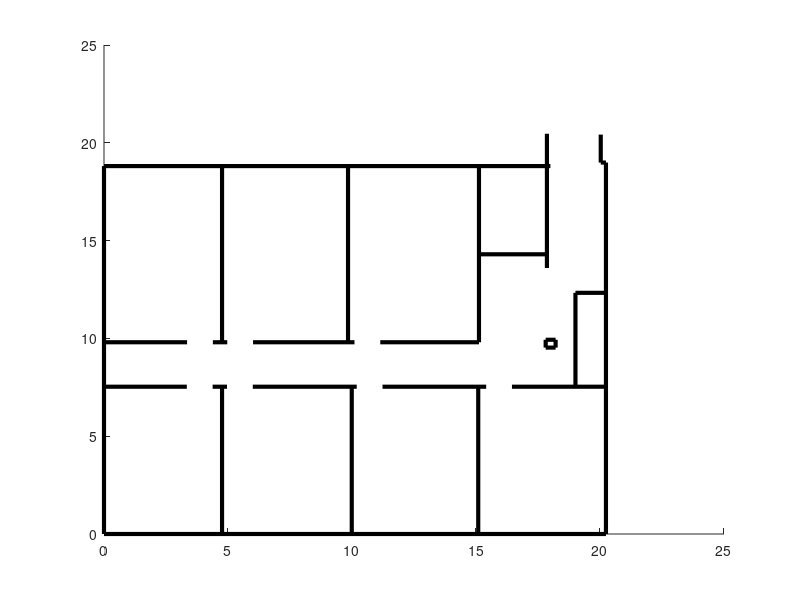

Recreate this plot in MATLAB.
function plotKroki
     X= [[8.67 8.67];
        [8.67 8.88];
        [8.88 8.88];
        [8.88 -11.36];
        [-11.36 -11.36];
        [-11.36 -8.02];
        [-6.98 -6.4];
        [-5.36 -1.17];
        [-0.13 4.05];
        [5.09 8.88];
        [7.65 7.65];
        [7.65 8.88];    
        [-1.37 -1.37];
        [3.73 3.73];
        [-11.36 6.64];
        [6.5 6.5];
        [3.76 6.5];
        [-0.22 3.76];
        [-5.35 -1.26];
        [-6.97 -6.39];
        [-11.36 -8.01];
        [-6.6 -6.6];
        [-1.52 -1.52];
        [3.76 3.76];
        [-6.6 -6.6];
        [6.45 6.85];
        [6.85 6.85];
        [6.85 6.45];
        [6.45 6.45]];

    Y= [[11.46 12.89];
        [11.46 11.46];
        [11.46 -7.53];
        [-7.53 -7.53];
        [-7.53 11.28];
        [0 0];
        [0 0];
        [0 0];
        [0 0];
        [0 0];
        [0 4.80];
        [4.80 4.80];    
        [0 -7.53];
        [0 -7.53];
        [11.28 11.28];
        [6.07 12.933];
        [6.77 6.77];
        [2.273 2.273];
        [2.273 2.273];
        [2.273 2.273];
        [2.273 2.273];
        [2.273 11.28];
        [2.273 11.28];
        [2.273 11.28];
        [0 -7.53];
        [2.00 2.00];
        [2.00 2.40];
        [2.40 2.40];
        [2.40 2.00]];

    minX=min(X)';
    onesX=minX*ones([1 length(X)]);
    onesX=onesX';
    X=X-onesX;

    minY=min(Y)';
    onesY=minY*ones([1 length(Y)]);
    onesY=onesY';
    Y=Y-onesY;


     figure('name','Teknopark Floor 1 Layout');

    % Harita cizdir
     for k = 1:29
         line(X(k,:),Y(k,:), 'LineWidth',3, 'Color', [.0 .0 .0]);
         hold on
     end
     hold on
end